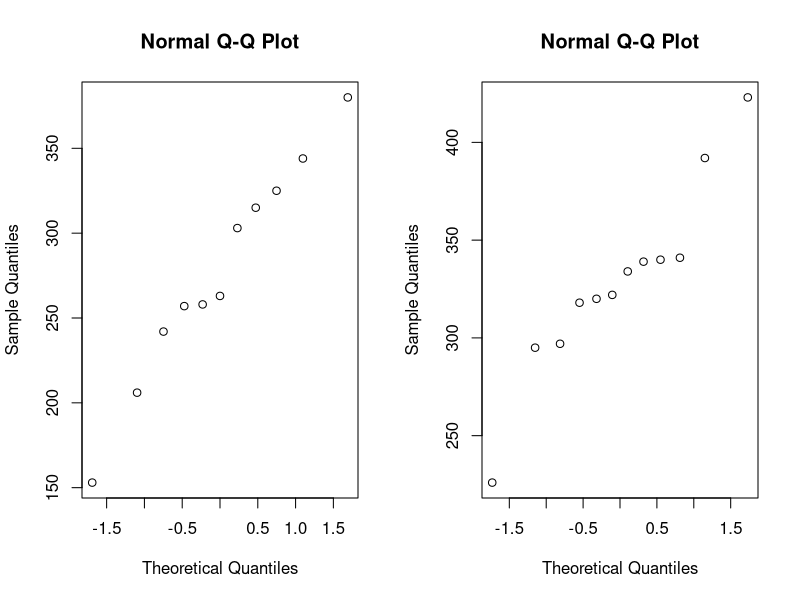
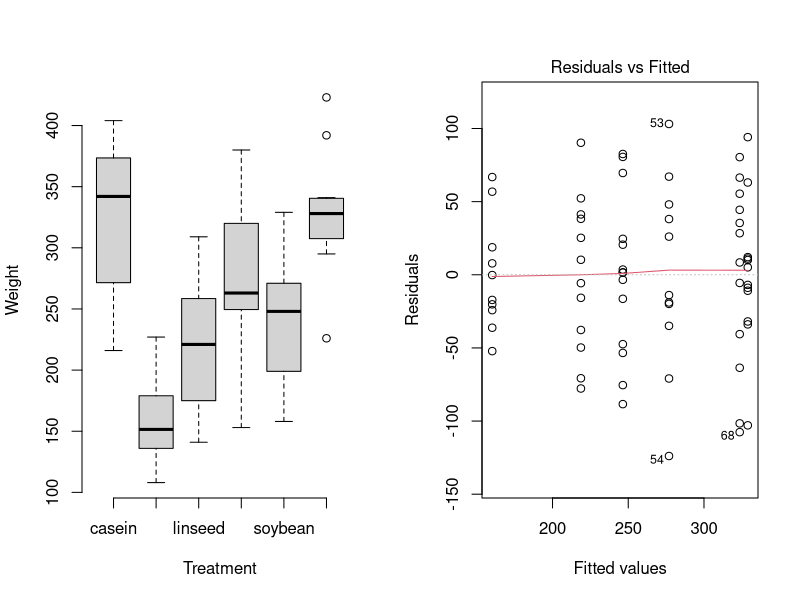
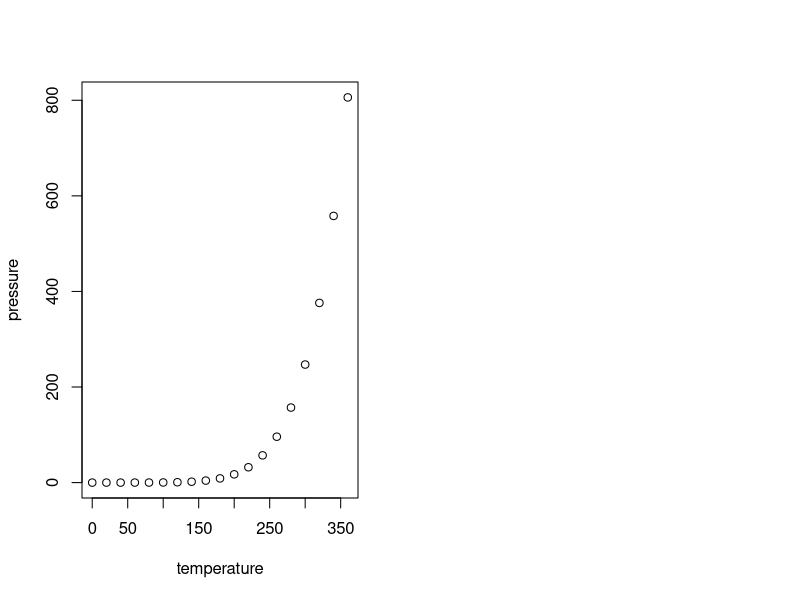

The R source for these figures, in order:
## ---- chunk 1
knitr::opts_chunk$set(echo = TRUE)
## ---- chunk 2
x = chickwts
mm = subset(x, feed=="meatmeal")["weight"]
sf = subset(x, feed=="sunflower")["weight"]
mm1 = as.numeric(unlist(mm))
sf1 = as.numeric(unlist(sf))

var.test(mm1, sf1)

par(mfrow=c(1,2))
qqnorm(mm1)
qqnorm(sf1)
## ---- chunk 3
t.test(mm1, sf1, alternative = "two.sided", var.equal = TRUE)

wilcox.test(mm1, sf1, alternative = "two.sided", var.equal = TRUE)

ks.test(mm1, sf1)
## ---- chunk 4
res.aov = aov(weight ~ feed, data = x)
summary(res.aov)

## ---- chunk 5
tapply(x$weight, x$feed, mean)

## ---- chunk 6
boxplot(weight ~ feed, data = x,
        xlab = "Treatment", ylab = "Weight",
        frame = FALSE)
## ---- chunk 7
plot(res.aov, 1)
bartlett.test(weight ~ feed, data = x)
## ---- chunk 8
kruskal.test(weight ~ feed, data = x)

## ---- chunk 9
summary(cars)
## ---- chunk 10
plot(pressure)
